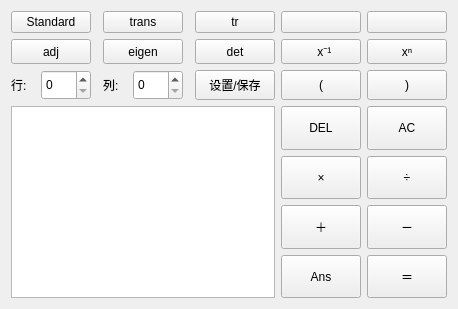
      <widget class="QWidget" name="page2">
       <layout class="QGridLayout" name="gridLayout_4">
        <item row="2" column="6">
         <widget class="QPushButton" name="buttonLeft_">
          <property name="sizePolicy">
           <sizepolicy hsizetype="Expanding" vsizetype="Expanding">
            <horstretch>0</horstretch>
            <verstretch>0</verstretch>
           </sizepolicy>
          </property>
          <property name="maximumSize">
           <size>
            <width>200</width>
            <height>200</height>
           </size>
          </property>
          <property name="text">
           <string>(</string>
          </property>
         </widget>
        </item>
        <item row="1" column="6">
         <widget class="QPushButton" name="buttonInverse_">
          <property name="sizePolicy">
           <sizepolicy hsizetype="Expanding" vsizetype="Expanding">
            <horstretch>0</horstretch>
            <verstretch>0</verstretch>
           </sizepolicy>
          </property>
          <property name="maximumSize">
           <size>
            <width>200</width>
            <height>200</height>
           </size>
          </property>
          <property name="text">
           <string>  x⁻¹</string>
          </property>
         </widget>
        </item>
        <item row="2" column="0">
         <layout class="QHBoxLayout" name="horizontalLayout_6">
          <item>
           <widget class="QLabel" name="label_4">
            <property name="text">
             <string>行:</string>
            </property>
           </widget>
          </item>
          <item>
           <widget class="QSpinBox" name="spinBoxRow">
            <property name="minimumSize">
             <size>
              <width>50</width>
              <height>30</height>
             </size>
            </property>
           </widget>
          </item>
         </layout>
        </item>
        <item row="0" column="0">
         <widget class="QPushButton" name="buttonStandard">
          <property name="sizePolicy">
           <sizepolicy hsizetype="Expanding" vsizetype="Expanding">
            <horstretch>0</horstretch>
            <verstretch>0</verstretch>
           </sizepolicy>
          </property>
          <property name="maximumSize">
           <size>
            <width>200</width>
            <height>200</height>
           </size>
          </property>
          <property name="text">
           <string>Standard</string>
          </property>
         </widget>
        </item>
        <item row="3" column="6">
         <widget class="QPushButton" name="buttonDelete_">
          <property name="sizePolicy">
           <sizepolicy hsizetype="Expanding" vsizetype="Expanding">
            <horstretch>0</horstretch>
            <verstretch>0</verstretch>
           </sizepolicy>
          </property>
          <property name="maximumSize">
           <size>
            <width>200</width>
            <height>200</height>
           </size>
          </property>
          <property name="text">
           <string>DEL</string>
          </property>
          <property name="iconSize">
           <size>
            <width>80</width>
            <height>50</height>
           </size>
          </property>
         </widget>
        </item>
        <item row="5" column="7">
         <widget class="QPushButton" name="buttonMinus_">
          <property name="sizePolicy">
           <sizepolicy hsizetype="Expanding" vsizetype="Expanding">
            <horstretch>0</horstretch>
            <verstretch>0</verstretch>
           </sizepolicy>
          </property>
          <property name="maximumSize">
           <size>
            <width>200</width>
            <height>200</height>
           </size>
          </property>
          <property name="text">
           <string>－</string>
          </property>
          <property name="iconSize">
           <size>
            <width>80</width>
            <height>50</height>
           </size>
          </property>
         </widget>
        </item>
        <item row="6" column="7">
         <widget class="QPushButton" name="buttonEqual_">
          <property name="sizePolicy">
           <sizepolicy hsizetype="Expanding" vsizetype="Expanding">
            <horstretch>0</horstretch>
            <verstretch>0</verstretch>
           </sizepolicy>
          </property>
          <property name="maximumSize">
           <size>
            <width>200</width>
            <height>200</height>
           </size>
          </property>
          <property name="text">
           <string>＝</string>
          </property>
          <property name="iconSize">
           <size>
            <width>80</width>
            <height>50</height>
           </size>
          </property>
         </widget>
        </item>
        <item row="1" column="7">
         <widget class="QPushButton" name="buttonPow_">
          <property name="sizePolicy">
           <sizepolicy hsizetype="Expanding" vsizetype="Expanding">
            <horstretch>0</horstretch>
            <verstretch>0</verstretch>
           </sizepolicy>
          </property>
          <property name="maximumSize">
           <size>
            <width>200</width>
            <height>200</height>
           </size>
          </property>
          <property name="text">
           <string>xⁿ</string>
          </property>
         </widget>
        </item>
        <item row="6" column="6">
         <widget class="QPushButton" name="buttonANS_">
          <property name="sizePolicy">
           <sizepolicy hsizetype="Expanding" vsizetype="Expanding">
            <horstretch>0</horstretch>
            <verstretch>0</verstretch>
           </sizepolicy>
          </property>
          <property name="maximumSize">
           <size>
            <width>200</width>
            <height>200</height>
           </size>
          </property>
          <property name="text">
           <string>Ans</string>
          </property>
          <property name="iconSize">
           <size>
            <width>80</width>
            <height>50</height>
           </size>
          </property>
         </widget>
        </item>
        <item row="2" column="7">
         <widget class="QPushButton" name="buttonRight_">
          <property name="sizePolicy">
           <sizepolicy hsizetype="Expanding" vsizetype="Expanding">
            <horstretch>0</horstretch>
            <verstretch>0</verstretch>
           </sizepolicy>
          </property>
          <property name="maximumSize">
           <size>
            <width>200</width>
            <height>200</height>
           </size>
          </property>
          <property name="text">
           <string>)</string>
          </property>
         </widget>
        </item>
        <item row="2" column="4">
         <widget class="QPushButton" name="buttonSet">
          <property name="sizePolicy">
           <sizepolicy hsizetype="Expanding" vsizetype="Expanding">
            <horstretch>0</horstretch>
            <verstretch>0</verstretch>
           </sizepolicy>
          </property>
          <property name="maximumSize">
           <size>
            <width>200</width>
            <height>200</height>
           </size>
          </property>
          <property name="text">
           <string>设置/保存</string>
          </property>
         </widget>
        </item>
        <item row="2" column="2">
         <layout class="QHBoxLayout" name="horizontalLayout_5">
          <item>
           <widget class="QLabel" name="label_3">
            <property name="text">
             <string>列:</string>
            </property>
           </widget>
          </item>
          <item>
           <widget class="QSpinBox" name="spinBoxCol">
            <property name="minimumSize">
             <size>
              <width>50</width>
              <height>30</height>
             </size>
            </property>
           </widget>
          </item>
         </layout>
        </item>
        <item row="4" column="6">
         <widget class="QPushButton" name="buttonMultiply_">
          <property name="sizePolicy">
           <sizepolicy hsizetype="Expanding" vsizetype="Expanding">
            <horstretch>0</horstretch>
            <verstretch>0</verstretch>
           </sizepolicy>
          </property>
          <property name="maximumSize">
           <size>
            <width>200</width>
            <height>200</height>
           </size>
          </property>
          <property name="text">
           <string>×</string>
          </property>
          <property name="iconSize">
           <size>
            <width>80</width>
            <height>50</height>
           </size>
          </property>
         </widget>
        </item>
        <item row="4" column="7">
         <widget class="QPushButton" name="buttonDivide_">
          <property name="sizePolicy">
           <sizepolicy hsizetype="Expanding" vsizetype="Expanding">
            <horstretch>0</horstretch>
            <verstretch>0</verstretch>
           </sizepolicy>
          </property>
          <property name="maximumSize">
           <size>
            <width>200</width>
            <height>200</height>
           </size>
          </property>
          <property name="text">
           <string>÷</string>
          </property>
          <property name="iconSize">
           <size>
            <width>80</width>
            <height>50</height>
           </size>
          </property>
         </widget>
        </item>
        <item row="5" column="6">
         <widget class="QPushButton" name="buttonPlus_">
          <property name="sizePolicy">
           <sizepolicy hsizetype="Expanding" vsizetype="Expanding">
            <horstretch>0</horstretch>
            <verstretch>0</verstretch>
           </sizepolicy>
          </property>
          <property name="maximumSize">
           <size>
            <width>200</width>
            <height>200</height>
           </size>
          </property>
          <property name="text">
           <string>＋</string>
          </property>
          <property name="iconSize">
           <size>
            <width>80</width>
            <height>50</height>
           </size>
          </property>
         </widget>
        </item>
        <item row="3" column="7">
         <widget class="QPushButton" name="buttonClear_">
          <property name="sizePolicy">
           <sizepolicy hsizetype="Expanding" vsizetype="Expanding">
            <horstretch>0</horstretch>
            <verstretch>0</verstretch>
           </sizepolicy>
          </property>
          <property name="maximumSize">
           <size>
            <width>200</width>
            <height>200</height>
           </size>
          </property>
          <property name="text">
           <string>AC</string>
          </property>
          <property name="iconSize">
           <size>
            <width>80</width>
            <height>50</height>
           </size>
          </property>
         </widget>
        </item>
        <item row="3" column="0" rowspan="4" colspan="5">
         <widget class="QTableWidget" name="tableWidget"/>
        </item>
        <item row="1" column="2">
         <widget class="QPushButton" name="buttonEigValues">
          <property name="sizePolicy">
           <sizepolicy hsizetype="Expanding" vsizetype="Expanding">
            <horstretch>0</horstretch>
            <verstretch>0</verstretch>
           </sizepolicy>
          </property>
          <property name="maximumSize">
           <size>
            <width>200</width>
            <height>200</height>
           </size>
          </property>
          <property name="text">
           <string>eigen</string>
          </property>
          <property name="autoDefault">
           <bool>false</bool>
          </property>
          <property name="default">
           <bool>false</bool>
          </property>
          <property name="flat">
           <bool>false</bool>
          </property>
         </widget>
        </item>
        <item row="1" column="0">
         <widget class="QPushButton" name="buttonAdjoint">
          <property name="sizePolicy">
           <sizepolicy hsizetype="Expanding" vsizetype="Expanding">
            <horstretch>0</horstretch>
            <verstretch>0</verstretch>
           </sizepolicy>
          </property>
          <property name="maximumSize">
           <size>
            <width>200</width>
            <height>200</height>
           </size>
          </property>
          <property name="text">
           <string>adj</string>
          </property>
         </widget>
        </item>
        <item row="0" column="6">
         <widget class="QPushButton" name="buttonLog_5">
          <property name="sizePolicy">
           <sizepolicy hsizetype="Expanding" vsizetype="Expanding">
            <horstretch>0</horstretch>
            <verstretch>0</verstretch>
           </sizepolicy>
          </property>
          <property name="maximumSize">
           <size>
            <width>200</width>
            <height>200</height>
           </size>
          </property>
          <property name="text">
           <string/>
          </property>
         </widget>
        </item>
        <item row="0" column="2">
         <widget class="QPushButton" name="buttonTranspose">
          <property name="sizePolicy">
           <sizepolicy hsizetype="Expanding" vsizetype="Expanding">
            <horstretch>0</horstretch>
            <verstretch>0</verstretch>
           </sizepolicy>
          </property>
          <property name="maximumSize">
           <size>
            <width>200</width>
            <height>200</height>
           </size>
          </property>
          <property name="text">
           <string>trans</string>
          </property>
         </widget>
        </item>
        <item row="0" column="7">
         <widget class="QPushButton" name="buttonSolveEquation">
          <property name="sizePolicy">
           <sizepolicy hsizetype="Expanding" vsizetype="Expanding">
            <horstretch>0</horstretch>
            <verstretch>0</verstretch>
           </sizepolicy>
          </property>
          <property name="maximumSize">
           <size>
            <width>200</width>
            <height>200</height>
           </size>
          </property>
          <property name="text">
           <string/>
          </property>
         </widget>
        </item>
        <item row="1" column="4">
         <widget class="QPushButton" name="buttonDet">
          <property name="sizePolicy">
           <sizepolicy hsizetype="Expanding" vsizetype="Expanding">
            <horstretch>0</horstretch>
            <verstretch>0</verstretch>
           </sizepolicy>
          </property>
          <property name="maximumSize">
           <size>
            <width>200</width>
            <height>200</height>
           </size>
          </property>
          <property name="text">
           <string>det</string>
          </property>
         </widget>
        </item>
        <item row="0" column="4">
         <widget class="QPushButton" name="buttonTrace">
          <property name="sizePolicy">
           <sizepolicy hsizetype="Expanding" vsizetype="Expanding">
            <horstretch>0</horstretch>
            <verstretch>0</verstretch>
           </sizepolicy>
          </property>
          <property name="maximumSize">
           <size>
            <width>200</width>
            <height>200</height>
           </size>
          </property>
          <property name="text">
           <string>tr</string>
          </property>
         </widget>
        </item>
       </layout>
       <zorder>buttonEqual_</zorder>
       <zorder>buttonClear_</zorder>
       <zorder>buttonANS_</zorder>
       <zorder>buttonDivide_</zorder>
       <zorder>buttonPlus_</zorder>
       <zorder>buttonMultiply_</zorder>
       <zorder>buttonDelete_</zorder>
       <zorder>buttonMinus_</zorder>
       <zorder>tableWidget</zorder>
       <zorder>buttonLeft_</zorder>
       <zorder>buttonRight_</zorder>
       <zorder>buttonStandard</zorder>
       <zorder>buttonSet</zorder>
       <zorder>buttonInverse_</zorder>
       <zorder>buttonPow_</zorder>
       <zorder>buttonEigValues</zorder>
       <zorder>buttonAdjoint</zorder>
       <zorder>buttonLog_5</zorder>
       <zorder>buttonTranspose</zorder>
       <zorder>buttonSolveEquation</zorder>
       <zorder>buttonDet</zorder>
       <zorder>buttonTrace</zorder>
      </widget>
